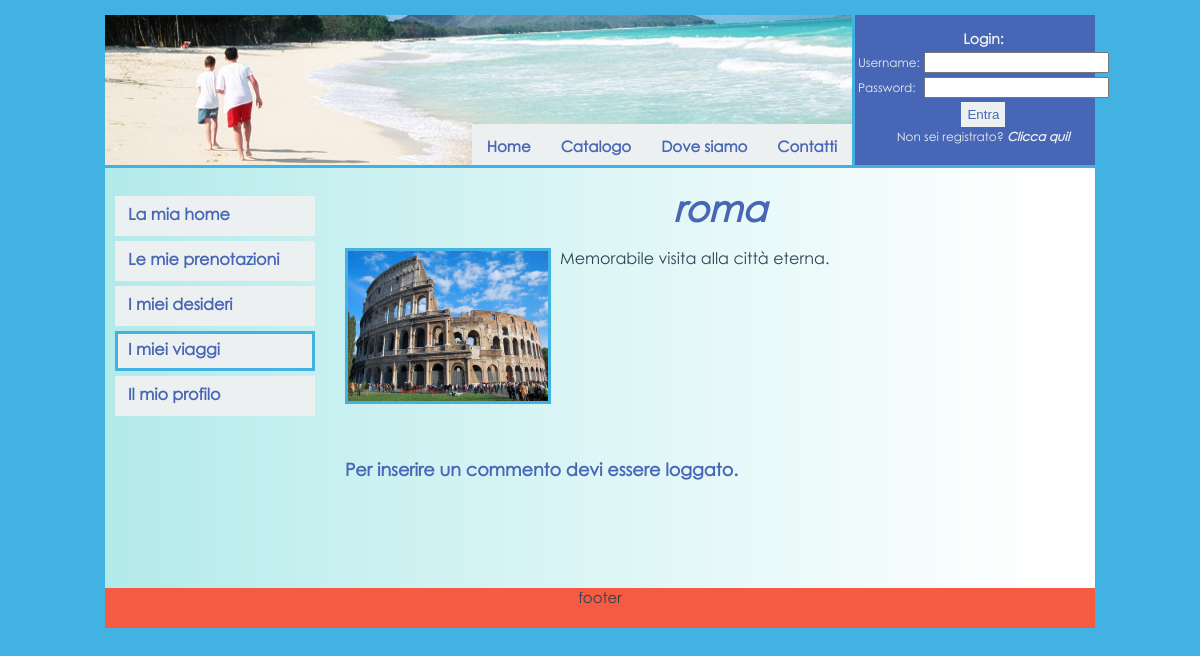
Page /commenti.php?citta=roma on the committed database.
### tables this page shows
CREATE TABLE IF NOT EXISTS `destinazione` (
  `id` int(11) NOT NULL AUTO_INCREMENT,
  `continente` varchar(50) NOT NULL,
  `citta` varchar(50) NOT NULL,
  `tipo` varchar(50) NOT NULL,
  `foto` varchar(100) NOT NULL,
  `descrizione` longtext NOT NULL,
  `visible` tinyint(1) NOT NULL DEFAULT '1',
  PRIMARY KEY (`id`)
);

### database.php (called while the page is built, shortened)
<?php
    class database{
        public static function qSelect($conn, $sql){
            $risposta = mysql_query($sql)
                or die("Errore nell'esecuzione della query di selezione: " . mysql_error());
            return $risposta;
        }
    }
?>

### config.php (called while the page is built)
<?php
	 $session_name = "login";
?>

### commenti.php (the view, shortened to what this page needs)
<!DOCTYPE HTML PUBLIC "-//W3C//DTD HTML 4.01 Transitional//EN" "http://www.w3.org/TR/html4/loose.dtd">
<html>
  <head>
    <link rel="stylesheet" type="text/css" href="style/style.css">
    <link rel="stylesheet" type="text/css" href="style/rateit.css">
  </head>
  <body>
    <div id="container">
    <div id="header_container">
	<div id="logo">
		<?php
	    	include 'menu.php';
	  	?>
	</div>
	<div id="login">
		<?php
			include 'login_form.php';
		?>
	</div>
	</div>
      <div id="content_container">
	<div id="content">
		<?php
			include_once "database.php";
			if(!isset($_GET['citta'])){
			}
			else{
				$citta = urldecode($_GET['citta']);
				$conn=database::dbConnect();
				$sql = "SELECT `id`, `foto`, `descrizione` FROM `destinazione` WHERE `citta` = \"$citta\"";
				$result = database::qSelect($conn, $sql);
				$record = mysql_fetch_array($result);
				extract($record);
				$id_dest = $id;
				echo "<div id='dest_intestazione'><br>";
				echo "<div id='dest_commento'>$citta</div><br>";
				echo "<div id='dest_foto'><img src=style/images/dest/$foto width=200 height=150></div>";
				echo "<div id='dest_descrizione'>$descrizione</div>";
				echo "</div><br>";
				if(isset($_SESSION[$session_name])){
					$user=$_SESSION['username'];
					if(!isset($_POST['commento'])){
						echo "<br><span class='tit_commento'>Inserisci un commento e valuta la tua esperienza con la nostra agenzia:</span>";
						echo "<div class='rateit' id='rateit5' data-rateit-step=1></div><br>";
						$form="<div id='commento'>
							 	<form name='form_commento' method='POST'>
							 		<textarea name='commento' cols=90 rows=5></textarea>
							 		<input type='hidden' name='voto' value=''>
							 		<br>
							 		<input class='btn_commenta' type='button' value='Commenta' onclick=\"check_comment($id_dest,'$user')\">
							 	</form>
							  </div><br>";
						echo $form;
					 }
				}
				else
					echo "<br><h3>Per inserire un commento devi essere loggato.</h3>";
			}
		?>
	</div>
	<div id="navigation">
	  		<br>
		<div id='vert_menu'>
			<a href='homepersonale.php'><span>La mia home</span></a>
			<a href='ordini.php'><span>Le mie prenotazioni</span></a>
			<a href='wish_list.php'><span>I miei desideri</span></a>
			<a href='storico.php' id="selected"><span>I miei viaggi</span></a>
			<a href='gestioneprofilo.php'><span>Il mio profilo</span></a>
		</div>
	</div>
      </div>
      <div id="footer">
		<div>footer</div>
      </div>
    </div>
  </body>
</html>

### style/style.css (style rules this page uses)
html,body { font-family: "Century Gothic", verdana, sans-serif; font-size: 15px; color: #2E4350; height: 100%; margin: 0; padding: 0; }
body { font-family: "Century Gothic", verdana, sans-serif; font-size: 15px; background-color: #42B2E3; text-align:center; }
a:link { text-decoration: none; color: inherit; }
#container { width: 990px; margin: 0 auto; margin-top: 15px; text-align: left; }
#header_container { width: 990px; line-height: 1; margin: 0 auto; background: #ECF0F1; height: 150px; text-align: center; }
#logo { float:left; width:750px; height:150px; background: url("images/header.png"); border-bottom:3px solid #42B2E3; }
#login { font-size: 12px; color: #ECF0F1; float:right; width:240px; height:150px; background-color: #4766B5; }
#content_container { overflow:hidden; width: 990px; margin: 0 auto; min-height:420px; }
#content { float: right; width: 750px; background: url("images/cont_background.png") repeat-y; padding-bottom: 10000px; margin-bottom: -10000px; }
#content h3 { color: #4766B5; }
#navigation { float: left; width:240px; background: url("images/nav_background.png") repeat-y; padding-bottom: 10000px; margin-bottom: -10000px; }
#navigation a { text-decoration:none; color: #4766B5; font-size:16px; font-weight:bold; }
#footer { background-color: #F55A42; width: 990px; margin: 0 auto; text-align: center; height: 40px; clear:both; }
#dest_commento { text-align: center; font-size: 36px; font-weight: bolder; color: #4766B5; font-style: italic; }
#dest_foto { border:3px solid #42B2E3; width:200px; height:150px; margin:0 auto; float: left; }
#dest_descrizione { width: 520px; float: right; text-align: justify; font-size: 16px; padding-right: 15px; }
#dest_intestazione { overflow:auto; }
#vert_menu { width: 200px; margin-top: 10px; margin-left: 10px; }
#vert_menu a { text-decoration: none; height: 24px; voice-family: "\" }
#vert_menu #selected { border:3px solid #42B2E3; }

### rows in the picture
destinazione: foto (picture), descrizione "Memorabile visita alla città eterna."

### other values in the picture
$citta "roma"
